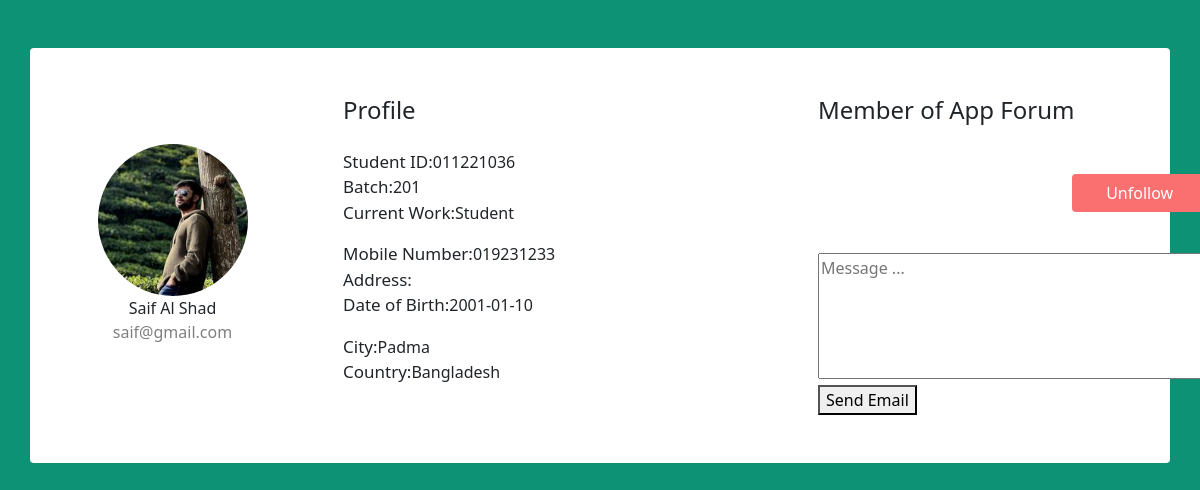
The page /user.php?id=011221036 (signed in) on the database as committed earlier.
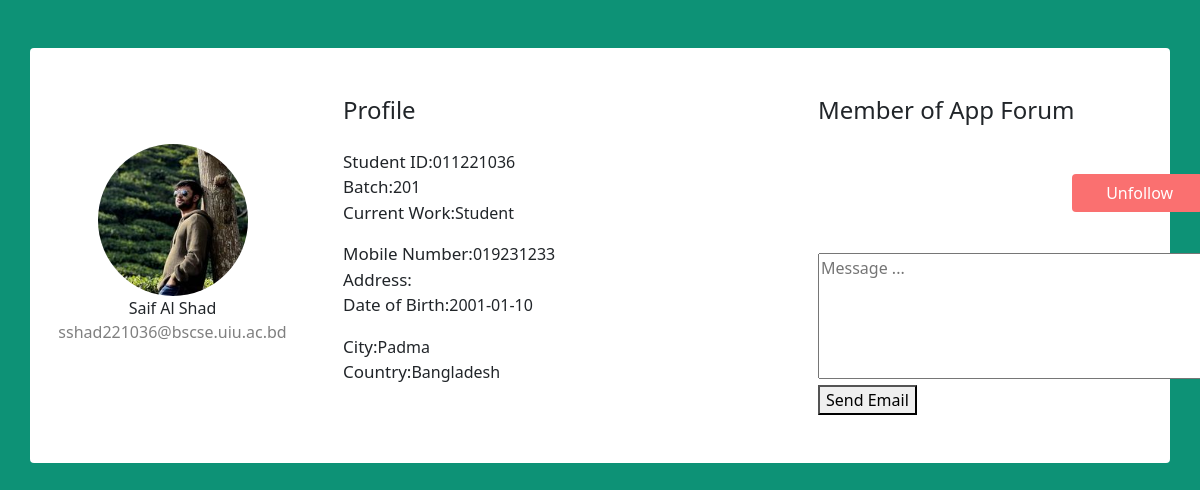
The same page on the database as committed later.
### tables this page shows
CREATE TABLE `person` (
  `id` varchar(20) NOT NULL,
  `name` varchar(100) DEFAULT NULL,
  `email` varchar(100) DEFAULT NULL,
  `address` varchar(100) DEFAULT NULL,
  `phone` varchar(20) DEFAULT NULL,
  `current_work` varchar(50) DEFAULT NULL,
  `dob` date DEFAULT NULL,
  `city` int(11) DEFAULT NULL,
  `country` int(11) DEFAULT NULL,
  `batch` int(11) DEFAULT NULL,
  `passwd` varchar(50) DEFAULT NULL
);

CREATE TABLE `city` (
  `id` int(11) NOT NULL,
  `name` varchar(50) DEFAULT NULL
);

CREATE TABLE `country` (
  `id` int(11) NOT NULL,
  `name` varchar(50) DEFAULT NULL
);

CREATE TABLE `club` (
  `id` int(11) NOT NULL,
  `name` varchar(100) DEFAULT NULL,
  `room` varchar(50) DEFAULT NULL,
  `description` varchar(500) DEFAULT NULL
);

### user.php (the view, shortened to what this page needs)
<?php
$connect = mysqli_connect(HOST, USER, PASS, DB) or die("Can not connect");
if (isset($_GET['id'])) {
    $id = $_GET['id'];
    $profile_picture = 'uploads/' . $id . '.jpg';
    $results = mysqli_query($connect, "SELECT * FROM person WHERE id = '$id'")
        or die("Can not execute query");
    while ($rows = mysqli_fetch_array($results)) {
        extract($rows);
    }
    $city_result = mysqli_query($connect, "SELECT name FROM `city` WHERE id = '$city'")
    or die("Can not execute query");
    $city_name = "";
    if ($row = mysqli_fetch_assoc($city_result)) {
        $city_name = $row['name'];
    }
    $country_result = mysqli_query($connect, "SELECT name FROM `country` WHERE id = '$country'")
    or die("Can not execute query");
    $country_name = "";
    if ($row = mysqli_fetch_assoc($country_result)) {
        $country_name = $row['name'];
    }
    $club_name_query = mysqli_query($connect, "SELECT name FROM club WHERE club.id = (SELECT members_info.club FROM members_info WHERE person_id = '$id')")
    or die("Can not execute club position query");
    $club_name = "";
    if ($row = mysqli_fetch_assoc($club_name_query)) {
        $club_name = $row['name'];
    }
    $friend_id = $id;
    $person_id = $_SESSION['user_id'];
    $friend_query = mysqli_query($connect, "SELECT count(*) FROM friend WHERE person_id = '$person_id' AND friend_id = '$friend_id'");
    $friend_count = mysqli_fetch_array($friend_query)[0];
    $logged_user_id = $_SESSION['user_id'];
    $logged_user_name_query = mysqli_query($connect, "SELECT name FROM person WHERE id = '$logged_user_id'");
    $logged_user_name = mysqli_fetch_array($logged_user_name_query)[0];
} else {
    echo "ID parameter is missing!";
    header("Location: index.php");
}
?>
<!DOCTYPE html>
<html lang="en">
<head>
    <link rel="stylesheet" href="./assets/style.css">
    <link href="https://cdn.jsdelivr.net/npm/bootstrap@5.0.0-alpha1/dist/css/bootstrap.min.css" rel="stylesheet">
</head>
<body>
    <div class="container rounded bg-white mt-5 mb-5">
    <div class="row">
        <div class="col-md-3 border-right">
            <div class="d-flex flex-column align-items-center text-center p-3 py-5">
                <img class="rounded-circle mt-5" width="150px" src="<?php echo $profile_picture; ?>">
                <span class="font-weight-bold"><?php echo $name; ?></span>
                <span class="text-black-50"><?php echo $email; ?></span>
            </div>
        </div>
        <div class="col-md-5 border-right">
            <div class="p-3 py-5">
                <div class="d-flex justify-content-between align-items-center mb-3">
                    <h4 class="text-right">Profile</h4>
                </div>
                <div class="row mt-2">
                    <div class="col-md-6"><label class="labels">Student ID: </label><?php echo $id; ?></div>
                    <div class="col-md-12"><label class="labels">Batch: </label><?php echo $batch; ?></div>
                    <div class="col-md-12"><label class="labels">Current Work: </label><?php echo $current_work; ?></div>
                </div>
                <div class="row mt-3">
                    <div class="col-md-12"><label class="labels">Mobile Number: </label><?php echo $phone; ?></div>
                    <div class="col-md-12"><label class="labels">Address: </label><?php echo $address; ?></div>
                    <div class="col-md-12"><label class="labels">Date of Birth: </label><?php echo $dob; ?></div>
                </div>
                <div class="row mt-3">
                    <div class="col-md-12"><label class="labels">City: </label><?php echo $city_name; ?></div>
                    <div class="col-md-12"><label class="labels">Country: </label><?php echo $country_name; ?></div>
                </div>
            </div>
        </div>
        <div class="col-md-4">
            <div class="p-3 py-5">
                <div class="d-flex justify-content-between align-items-center experience">
                    <span>
                        <h4 class="text-right"><?php echo "Member of $club_name";?></h4>
                    </span>
                </div>
            </div>
            <?php if ($friend_count > 0): ?>
            <span>
                <a href="remove_friend.php"  class="light-red2-btn">
                    <i class="fa fa-plus"></i>&nbsp;Unfollow
                </a>
            </span>
            <?php endif; ?>
            <div class="p-3 py-5">
                <span>
                    <form id="emailForm">
                        <textarea id="emailBody" rows="5" cols="40" placeholder="Message ..."></textarea>
                        <button type="button" onclick="
                            var email = '<?php echo $email; ?>';
                            var body = document.getElementById('emailBody').value;
                            var subject = '<?php echo $logged_user_name; ?> sent a message from Club and Alumni Social Platform';
                            var mailtoLink = 'mailto:' + email + '?subject=' + encodeURIComponent(subject) + '&body=' + encodeURIComponent(body);  // Construct the mailto link
                            window.location.href = mailtoLink;
                        ">Send Email</button>
                    </form>
                </span>
            </div>
        </div>
    </div>
</div>
</body>
</html>

### assets/style.css (style rules this page uses)
body { background: rgb(99, 39, 120); font-size: large; }
.labels { font-size: 17px }

### user.php (style rules this page uses)
body { background-color: #0D9276; }
.light-red2-btn { background-color: #FA7070; color: #fff; padding: 8px 30px; border-radius: 4px; text-decoration: none; margin-left: 270px; }

Rows that differ between the two databases and show on the page:
changed person "Saif Al Shad": email "saif@gmail.com" → "sshad221036@bscse.uiu.ac.bd"
